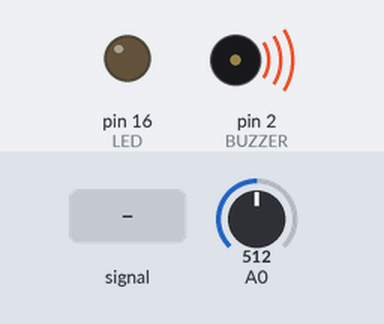
The sketch below on a simulated Arduino Uno, built with avr-gcc and run on an emulated ATmega328P. Parts: output pins drawn as LEDs (lit = HIGH), buzzer (waves = sounding). The test bench sets the inputs (shaded band); at power-on: A0 = 512. What the sketch prints to the serial monitor is not drawn.

Above: at 1.2 s.
1.3 s: A0 fed a 200 Hz sine of ±81 counts around its level
At 2.4 s:
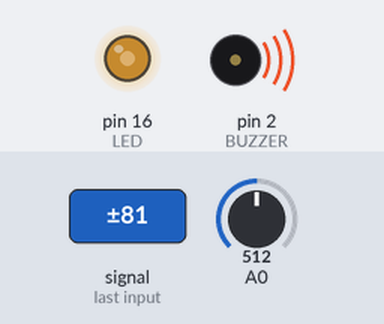
2.8 s: A0 set to 504
At 4.0 s:
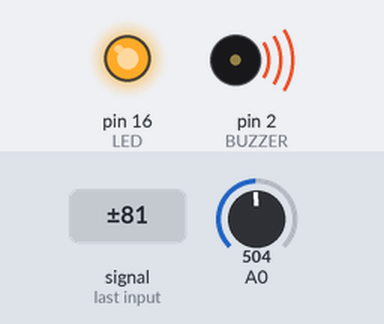
4.3 s: A0 set to 0
At 5.2 s:
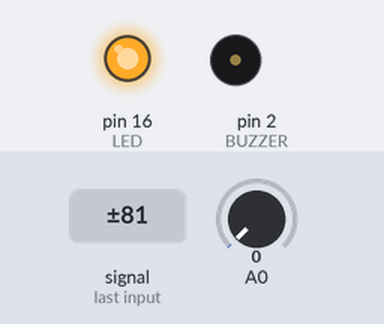
5.8 s: A0 set to 122
At 6.4 s:
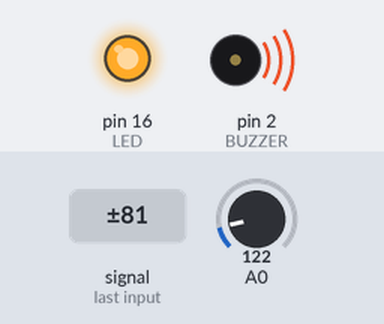
Timing chart, 0 to 8.3 s (numbered marks = the images above; inputs shaded):
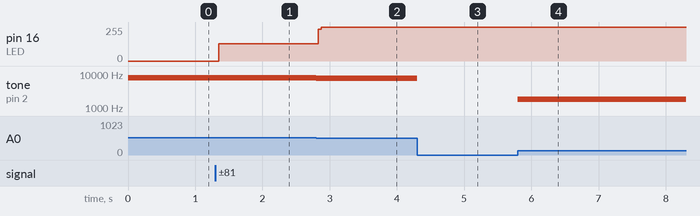

Measured:
- the behaviour switches between 512 and 511 on A0 (found by bisection; images 1 and 2)
- after the input at 1.3 s, pin 16 (LED): 0/255 → 128/255 after 0.05 s
- after the input at 2.8 s, pin 16 (LED): 128/255 → 255/255 at once; tone on pin 2 (BUZZER): 7680 Hz → 7560 Hz at once
- after the input at 4.3 s, tone on pin 2 (BUZZER): 7560 Hz → silent at once
- after the input at 5.8 s, tone on pin 2 (BUZZER): silent → 1830 Hz at once

The sketch:

2022_01_28.ino
```cpp
const int LED = 16;
const int BUZZER = 2;

void setup() {
  Serial.begin(115200);
  pinMode(LED, OUTPUT);
}

void loop() {
  int sensorValue = analogRead(A0);

  Serial.println(sensorValue);

  if (sensorValue < 512) {
    digitalWrite(LED, HIGH);
  } else {
    digitalWrite(LED, LOW);
  }

  tone(BUZZER, sensorValue * 15);
}
```
